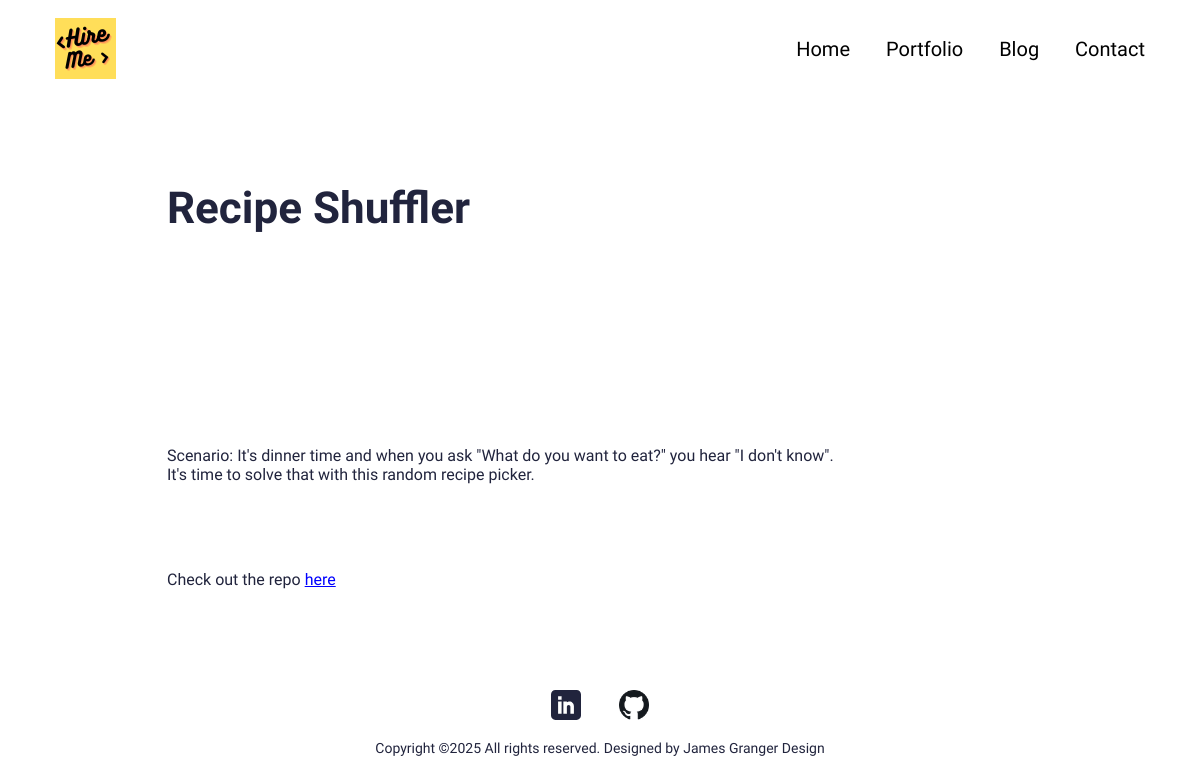
Before: /portfolio/recipe-shuffler with the older database file.
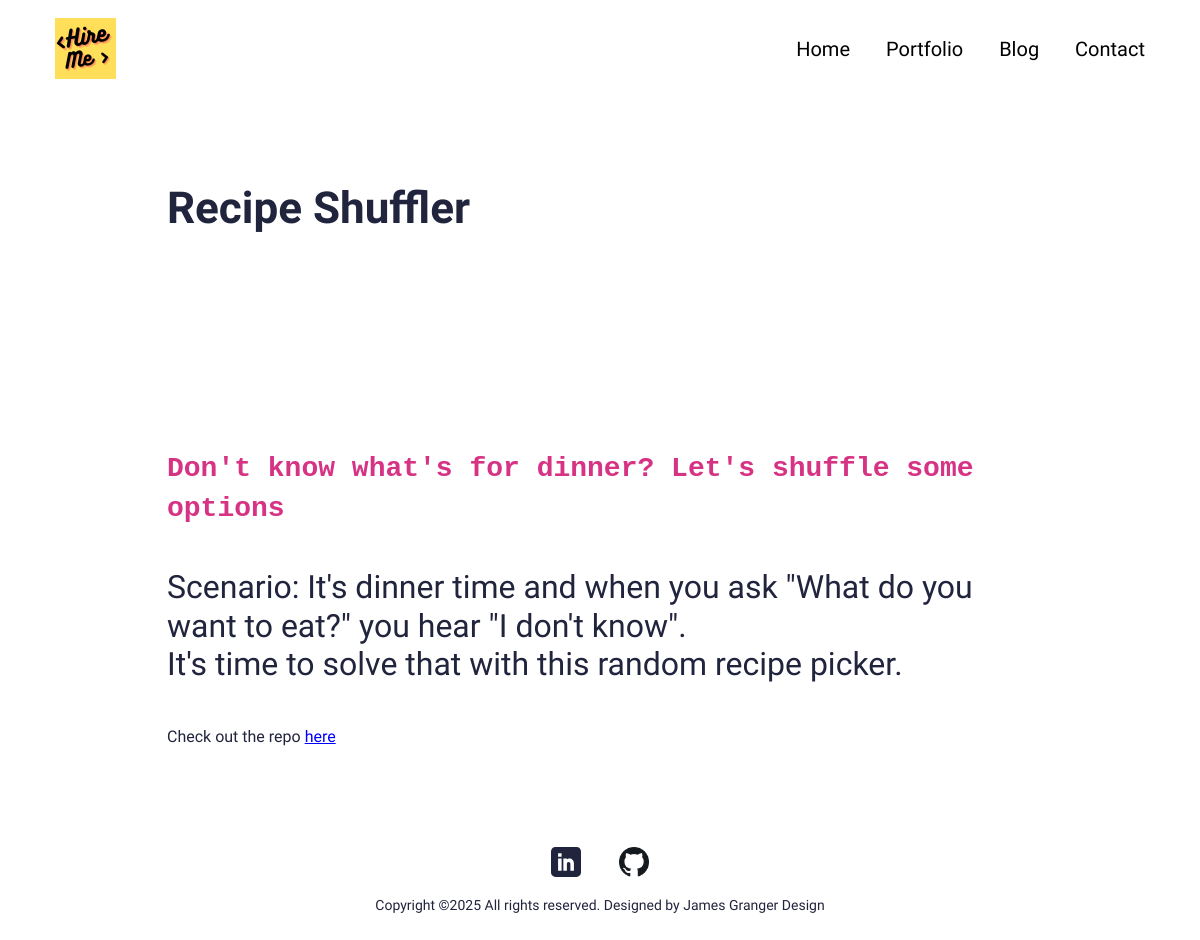
After: the same page with the newer database file.
### main/models.py (models this page shows, shortened)
class Portfolio(models.Model):
    class Meta:
        verbose_name_plural = 'Portfolio Profiles'
        verbose_name = 'Portfolio'
        ordering = ["name"]
    date = models.DateTimeField(blank=True, null=True)
    name = models.CharField(max_length=200, blank=True, null=True)
    description = models.CharField(max_length=500, blank=True, null=True)
    body = RichTextField(blank=True, null=True)
    image = models.ImageField(blank=True, null=True, upload_to="portfolio")
    slug = models.SlugField(null=True, blank=True)
    is_active = models.BooleanField(default=True)

### main/views.py (the view)
class PortfolioDetailView(generic.DetailView):
    model = Portfolio
    template_name = "main/portfolio-detail.html"

### resume_online/context_processors.py (called while the page is built)
def project_context(request):
    context = {
        'me': User.objects.first(),
    }
    return context

### main/templates/main/portfolio-detail.html (shortened to what this page needs)
{% extends 'main/base.html' %}
{% load static %}
{% block content %}
<section>
  <div class="innerPageBannerCol">
    <div class="container">
      <div class="row g-4 g-md-3  align-items-center">
        <div class="col-md-6">
          <div class="bannerContent">
            <h1 class="xlTitle pb-md-3">{{object.name}}</h1>
          </div>
        </div>
      </div>
    </div>
  </div>
</section>
<section>
  <div class="sectionSpaceSm">
    <div class="container">
      {{object.body|safe}}
    </div>
  </div>
</section>
{%endblock%}

Changed rows visible on the page:
changed Portfolio "Recipe Shuffler": body "Scenario: It's dinner time…" → "Don't know what's for dinner? Let's shuffle some options Scenario: It's dinner time…"
